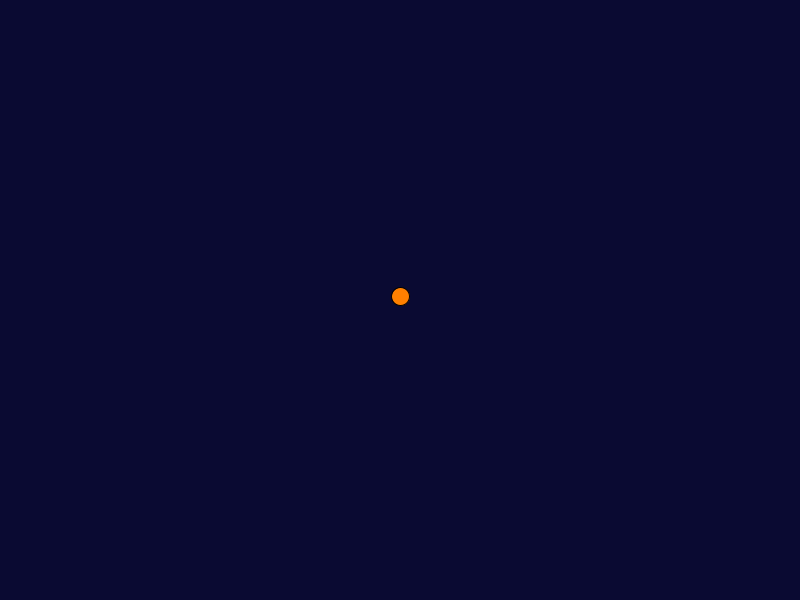
Frame 1 (no input)
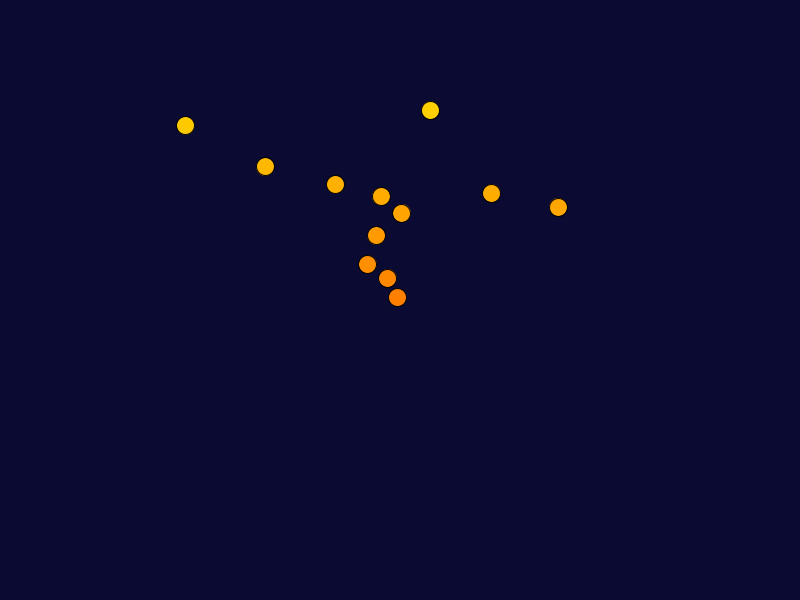
Frame 60 (the mouse pressed at the canvas centre just before this capture)
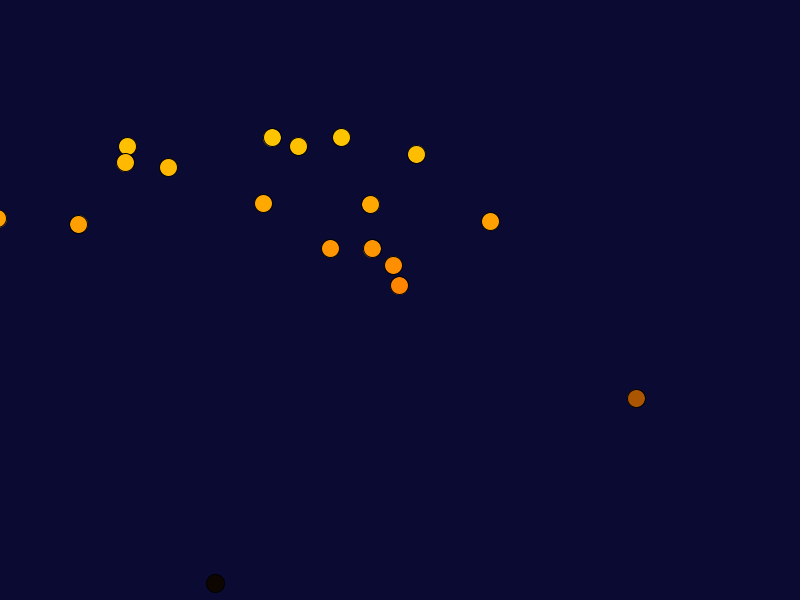
Frame 120 (the mouse held since frame 60 and released just before this capture)

The Processing sketch that drew these frames (run headless with seeded random() and noise(); from frame 60 on, the mouse is pressed at the canvas centre):

// Processing sketch: ParticleSystem
// ── ParticleSystem.pde
float ms;            // millis()
float t;             // time value that restarts each run
float r = 9;         // radius
float spawnTimer;          // used together with objPerSeconds
float objPerSeconds = 12;  // how many objects will be spawn per seconds
float velWeight = 3.5;     // the weight of velocity vector
float acceleration = 0.05; // acceleration y-axis
float wind = -0.015;       // wind
ArrayList<PhysOb> object;  // array of objects

void setup() {
  size(800, 600);
  object = new ArrayList<PhysOb>();
  object.add(new PhysOb(new PVector(width/2, height/2)));
  ms = millis();
}

void draw() {
  background(10, 10, 50);
  t = millis()-ms; // resets the timer
  t = t/1000;      // to seonds
  ms = millis();   // stores the ms to next draw
  spawnTimer += t*objPerSeconds;
  
  // launch each objPerSeconds
  if(spawnTimer >= 1){
    object.add(new PhysOb(new PVector(width/2, height/2))); // creates new object
    spawnTimer = 0;
  }
  
  // loops through all objects on screen
  for(int i = 0; i<object.size(); i++){
    PhysOb obj = object.get(i);
    obj.update();  // movement
    obj.display(); // draw the object
    
    // deletes the object if its position is under the ground
    if(obj.checkHeight()){
      object.remove(i);
    }
  } 
}

class PhysOb  {
  PVector pos;
  PVector vel;
  PVector acc;

  // constructor
  PhysOb (PVector position) {
    acc = new PVector(wind, acceleration);
    float degree = random(-135, -45); // random degree
    float radians = degree * PI/180;  // degree to radians
    vel = new PVector(cos(radians), sin(radians));
    vel.mult(velWeight);
    pos = position;
  }

  void update() {
    vel.add(acc.mult(1+t));
    pos.add(vel.mult(1+t));
  }

  void display() {
    // color goes from orange to black based on pos.y
    fill( ((height-pos.y)/height/2)*4*255, ((height-pos.y)/height/2)*2*255, 0); 
    ellipse(pos.x, pos.y, r*2, r*2);
  }

  boolean checkHeight() {
    if (pos.y > height+r) {
      return true;
    } else {
      return false;
    }
  }
}

void keyPressed() {
  save("myimage.png");
}
